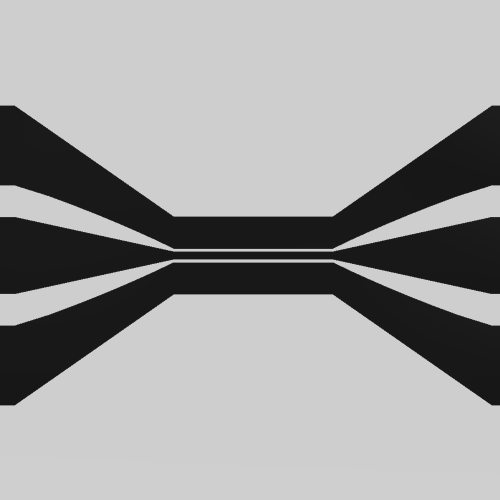
#> input picture projects/mathias_f_cpw/CPW TEP.png, 1000 x 1000 px (shown at 1/2 size)
$ python mathias_f_cpw.py
#> lines starting #> are read from the running program, lines starting #| are printed output that depends on the picture; after the words box and inside, x2 and y2 are one past the last pixel; in counts of white or black regions, pixels touching at a corner belong together
### rectangulize.py
import numpy as np
import matplotlib.pyplot as plt
# import cv2
import numba as nb

dtype = np.dtype('i1')

# [74 lines left out: functions rectangle, rectangle_area_matrix, update_rec_A_mat, rectangulize, not called in this run]

def find_first(item, vec):
    for i in range(len(vec)):
        if item == vec[i]:
            return i
    return -1


def find_object_level_interval(line,interval = [],index = 0):

    first = find_first(1,line)

    if first==-1:

        return np.array(interval)
    else:

        end = find_first(0,line[first:])
        if end == -1:
            end = line[first:].shape[0]

        interval.append([index+first,end])
        index = first+end+index
        return find_object_level_interval(line[first+end:],interval = interval,index = index)

# [19 lines left out: function rectangulize_oli, not called in this run]

def rectangulize_oli_horizontal_grouping(pattern):
    pattern = pattern.T
    ibr = []

    for k in range(pattern.shape[0]):
        line_rects = []

        if np.sum(pattern[k,:]) !=0:
            oli = find_object_level_interval(pattern[k,:],interval = [],index = 0)

            # intervals = []

            for i in range(oli.shape[0]):
                # ibr.append((k,oli[i][0],k+1,oli[i][1]))
                rect = (k,oli[i][0],k,oli[i][1]+oli[i][0]-1)
                line_rects.append(rect)


        ibr.append(line_rects)

    # iterate neighboring lines and group identical rectangles
    for ii in range(pattern.shape[0] - 1):
        line1_new = []
        line2_new = []
        line1 = ibr[ii]
        line2 = ibr[ii+1]
        rect2_partner_found = [False for _ in range(len(line2))]
        for rect1 in line1:
            rect1_partner_found = False
            for r2idx, rect2 in enumerate(line2):
                # check if rectangles can be grouped
                if rect1[1] == rect2[1] and rect1[3] == rect2[3]:
                    line2_new.append((rect1[0], rect1[1], rect2[2], rect2[3]))
                    rect2_partner_found[r2idx] = True
                    rect1_partner_found = True
            if not rect1_partner_found:
                line1_new.append(rect1)
        for r2idx, rect2_partner_found in enumerate(rect2_partner_found):
            if not rect2_partner_found:
                line2_new.append(line2[r2idx])
        ibr[ii] = line1_new
        ibr[ii+1] = line2_new

    # delete empty lines
    flat_ibr = []
    for entry in ibr:
        for rect in entry:
            flat_ibr.append(rect)
    return flat_ibr


# [10 lines left out: function accurate_rectangulize, not called in this run]

# [122 lines that do not run on import are left out]


### generate_pattern.py
import numpy as np
import matplotlib.pyplot as plt
from rectangulize import rectangulize, rectangulize_oli, dtype, rectangulize_oli_horizontal_grouping
from raycasting import points_in_closed_curve, points_in_closed_curve_rows
import numba as nb
import matplotlib.patches as patches
from PIL import Image, ImageDraw, ImageFont

# @nb.njit
def circle(t, x0, y0, r):
    x = r * np.cos(2 * np.pi * t +0.1) + x0
    y = r * np.sin(2 * np.pi * t +0.1) + y0
    return x, y

# [15 lines left out: functions ellipse, polygon, not called in this run]


class Pattern:
    def __init__(self, x_size, y_size, step_size, pattern_name="pattern_name", increment=1,
                 dwell_time=100, algo="obj_lvl_interval"):
        if type(step_size) == float or type(step_size) == int:
            step_size = np.array([step_size, step_size])
        self.step_size = step_size

        if algo == "obj_lvl_interval":
            self.rectangulize_func = rectangulize_oli_horizontal_grouping
        elif algo == "descending_largest":
            self.rectangulize_func = rectangulize
        self.x_size = x_size
        self.y_size = y_size
        self.pattern_name = pattern_name
        self.increment = increment
        self.dwell_time = dwell_time
        self.pattern_header = self.generate_pattern_header()
        counts = np.array([y_size / step_size[1], x_size / step_size[0]], dtype=float)
        rounded_counts = np.rint(counts)
        counts = np.where(
            np.isclose(counts, rounded_counts, rtol=1e-12, atol=1e-9),
            rounded_counts,
            np.floor(counts),
        )
        self.pat_shape = counts.astype(int)
        self.x_ax = step_size[0] * np.arange(self.pat_shape[1])
        self.y_ax = step_size[1] * np.arange(self.pat_shape[0])
        self.XY_meshgrid = np.meshgrid(self.x_ax, self.y_ax)
        self.pattern = np.zeros(shape=self.pat_shape, dtype=dtype)
        self.shapes = []
        self.rects = []
        self.rects_updated = True
        self.pat_file_string = ""
        self.pat_file_string_updated = True

    def visualize(self, rectangulize=True):
        if not self.rects_updated and rectangulize:
            self.rectangulize()
        fig, ax = plt.subplots()
        ax.pcolor(self.x_ax, self.y_ax, self.pattern, cmap="Greys", vmin=-0.3, vmax=1.5)

        #plot rectangles
        colors = plt.cm.get_cmap("prism", len(self.rects))
        for idx, rec_coords in enumerate(self.rects):
            rect = patches.Rectangle([rec_coords[0], rec_coords[1]], rec_coords[2] - rec_coords[0], rec_coords[3] - rec_coords[1], linewidth=1,
                                      edgecolor=colors(idx), facecolor="None", alpha=0.5, hatch="xxx")
            ax.add_patch(rect)

        #plot shapes
        for parametrization, args in self.shapes:
            plt.plot(*parametrization(np.linspace(0, 1, 100), *args), color="k")

        plt.xlabel("x")
        plt.ylabel("y")
        plt.axis('equal')
        fig.tight_layout()
        plt.savefig("plot.png", dpi=1000)
        plt.show()

    def translate_coords(self, rec_coords):
        x1 = self.x_ax[rec_coords[0]] - self.step_size[0] / 2
        y1 = self.y_ax[rec_coords[1]] - self.step_size[1] / 2
        x2 = self.x_ax[rec_coords[2]] + self.step_size[0] / 2
        y2 = self.y_ax[rec_coords[3]] + self.step_size[1] / 2
        return np.array([x1, y1, x2, y2])

    def add_parametrized_shape(self, parametrization, *args, boolean_operation="add"):
        self.shapes.append([parametrization, args])
        parametrization_ = lambda t: parametrization(t, *args)
        # numba kernel over all rows; identical to stacking points_in_closed_curve per row
        res = points_in_closed_curve_rows(self.x_ax, self.y_ax, parametrization_)
        allowed_types = ["add", "subtract"]
        if boolean_operation not in allowed_types:
            raise Exception(f"Boolean operation {boolean_operation} not allowed. only {allowed_types} are valid.")
        if boolean_operation == "add":
            self.pattern = self.pattern | res
        elif boolean_operation == "subtract":
            self.pattern = self.pattern & ~res
        self.rects_updated = False
        self.pat_file_string_updated = False

    def rectangulize(self):
        rects = self.rectangulize_func(self.pattern)

        # fig,ax = plt.subplots(dpi = 300)
        # ax.pcolormesh(np.arange(self.pattern.shape[1]),np.arange(self.pattern.shape[0]),self.pattern)

        # np.savetxt("ente.txt",self.pattern)

        translated_rects = []
        for rect in rects:
            translated_rects.append(self.translate_coords(rect))
        self.rects = translated_rects
        self.rects_updated = True

    def export_pattern(self, complete=False, export=False, offsetx=0, offsety=0):
        if not self.rects_updated:
            self.rectangulize()
        if not self.pat_file_string_updated:
            pat_string = ""
            for rect in self.rects:
                rounded_rect = np.round(rect).astype(int)
                rounded_rect[0] += offsetx
                rounded_rect[1] += offsety
                rounded_rect[2] += offsetx
                rounded_rect[3] += offsety
                pat_string += "RECT " + str(rounded_rect[0]) + ", " + str(rounded_rect[1]) + ", " + str(rounded_rect[2]) + ", " + str(rounded_rect[3]) + "\n"
            # if complete:
            #     pat_string = self.pattern_header + pat_string + "\nEND"
            self.pat_string = pat_string
        if complete:
            result = self.pattern_header + self.pat_string + "END"
        else:
            result = self.pat_string
        if export:
            with open(self.pattern_name + '.txt', 'w') as f:
                f.write(result)
        return result

    def generate_pattern_header(self):
        header = ""
        header += "D " + self.pattern_name + "\n"
        header += "I " + str(int(self.increment)) + "\n"
        header += "C " + str(int(self.dwell_time)) + "\n"
        return header

    # [23 lines left out: function verify_rectangulization, not called in this run]

class Lattice:
    # [74 lines left out: functions __init__, find_x_y_aligned_unit_cell, not called in this run]

    def check_ecp_array_compatability(self):
        return self.a1[1] == 0.0

    # [44 lines left out: functions find_x_y_UC_lattice_size, plot_lattice_vecs, not called in this run]

    def vec_in_bulk_uc(self, vec, offset=0):
        tol = max(self.A_x[0], self.A_y[1]) * 1e-7 + offset
        return (- tol <= vec[0] <= self.A_x[0] + tol) and (- tol <= vec[1] <= self.A_y[1] + tol)

    # [106 lines left out: functions generate_unit_cells, generate_patterns, generate_finite_lattice, not called in this run]


class Text:
    # [36 lines left out: functions __init__, generate_text_pattern, not called in this run]


# [55 lines that do not run on import are left out]


    # [18 lines of commented-out code are left out]

### raycasting.py
import numpy as np
import numba as nb
# import matplotlib.pyplot as plt

# @nb.njit
# [30 lines left out: function points_in_closed_curve, not called in this run]

@nb.njit(cache=True)
def _parity_rows(x, ys, xy_pts):
    # Same crossing test and intersection formula as points_in_closed_curve, for all rows at once.
    out = np.zeros((ys.size, x.size), dtype=np.bool_)
    y_min = xy_pts[:, 1].min()
    y_max = xy_pts[:, 1].max()
    for r in range(ys.size):
        y = ys[r]
        if y < y_min or y > y_max:  # no segment can be crossed: row stays outside
            continue
        for ii in range(1, xy_pts.shape[0]):
            x1, y1 = xy_pts[ii - 1, 0], xy_pts[ii - 1, 1]
            x2, y2 = xy_pts[ii, 0], xy_pts[ii, 1]
            if (y1 > y) != (y2 > y):
                x_intersect = (x1 * y - x1 * y2 - x2 * y + x2 * y1) / (y1 - y2)
                for c in range(x.size):
                    if x[c] >= x_intersect:
                        out[r, c] = not out[r, c]
    return out


def points_in_closed_curve_rows(x, ys, curve, num_samples=100):
    """Boolean mask[len(ys), len(x)]; identical to stacking points_in_closed_curve(x, y, curve)
    for every y in ys (cast to bool), but evaluated in one numba kernel."""
    t_values = np.linspace(0, 1, num_samples)
    xy_pts = np.ascontiguousarray(np.array(curve(t_values), dtype=np.float64).T)
    return _parity_rows(np.asarray(x, dtype=np.float64), np.asarray(ys, dtype=np.float64), xy_pts)


# [15 lines that do not run on import are left out]


    # [11 lines of commented-out code are left out]

### projects/mathias_f_cpw/mathias_f_cpw.py
from generate_pattern import Pattern, circle, ellipse
from math import pi
from PIL import Image
import numpy as np
import matplotlib.pyplot as plt


im_frame = Image.open('CPW TEP.png')
#> im_frame is the input picture: PIL image 1000x1000 RGB; mean R, G, B 159.2, 159.3, 159.2
np_frame = np.mean(np.array(im_frame), axis=2)

bool_arr = np_frame < np.mean(np_frame)
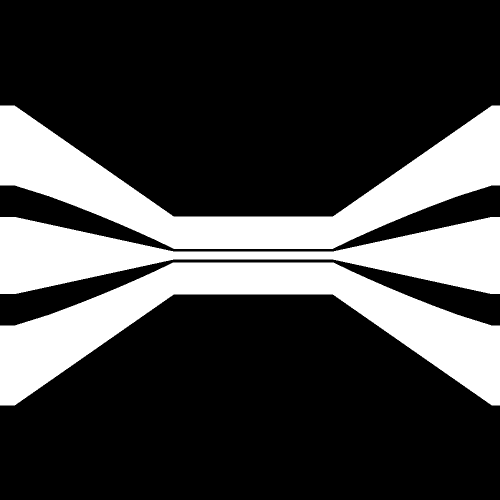
#> bool_arr: shape (1000, 1000) bool (shown at 1/2 size); 25.9% white; 3 white regions, box (x1, y1, x2, y2) and area: (0, 211, 1000, 498) 96349, (0, 525, 1000, 811) 96031, (0, 434, 1000, 588) 66437
bool_arr = bool_arr.astype(np.int8)

px_pitch = 150


size = 1e4

# intitialize pattern object
pattern = Pattern(px_pitch*bool_arr.shape[0], px_pitch*bool_arr.shape[1], px_pitch)
pattern.pattern = bool_arr

# add a zero-radius dummy circle to trigger rectangulization
pattern.add_parametrized_shape(circle, 8e3, 18e3, 0)

# plot
pattern.visualize()
#> in rectangulize_oli_horizontal_grouping, `pattern = pattern.T`:
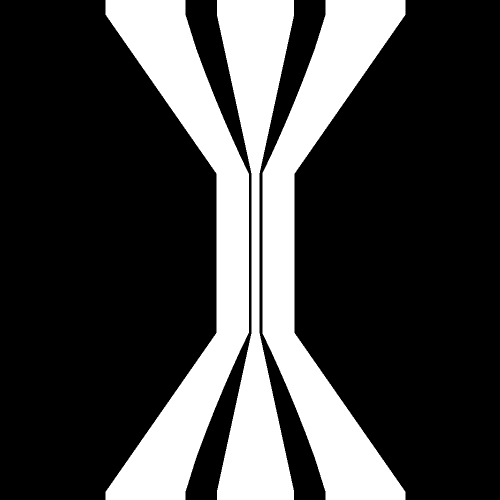
#> pattern: shape (1000, 1000) int8 (shown at 1/2 size); values 0 (black) and 1 (white), 25.9% white; 3 white regions, box (x1, y1, x2, y2) and area: (211, 0, 498, 1000) 96349, (525, 0, 811, 1000) 96031, (434, 0, 588, 1000) 66437
#> the loop in rectangulize_oli_horizontal_grouping, `for k in range(pattern.shape[0]):` made 1000 passes
#> oli on passes 1 to 12: [[211, 160], [434, 154], [651, 160]], [[211, 160], [434, 154], [651, 160]], [[211, 160], [434, 154], [651, 160]], [[211, 160], [434, 154], [651, 160]], [[211, 160], [434, 154], [651, 160]], [[211, 160], [434, 154], [651, 160]], [[211, 160], [434, 154], [651, 160]], [[211, 160], [434, 154], [651, 160]], [[211, 160], [434, 154], [651, 160]], [[211, 160], [434, 154], [651, 160]], [[211, 160], [434, 154], [651, 160]], [[211, 160], [434, 154], [651, 160]]
#> oli on passes 61 to 66: [[233, 148], [441, 141], [641, 148]], [[233, 148], [441, 140], [641, 148]], [[234, 147], [441, 140], [641, 147]], [[235, 147], [441, 140], [640, 147]], [[236, 146], [441, 140], [640, 147]], [[236, 146], [442, 138], [640, 146]]
#> after the loop in rectangulize_oli_horizontal_grouping, `for k in range(pattern.shape[0]):`: ibr = 1000 items
#> the loop in rectangulize_oli_horizontal_grouping, `for entry in ibr:` made 1000 passes
#> entry on passes 1 to 3: [], [], []
#> the loop in rectangulize, `for rect in rects:` made 1221 passes
#> rect on passes 1 to 3: (0, 211, 29, 370), (0, 651, 29, 810), (30, 212, 30, 370)
#> the loop in visualize, `for idx, rec_coords in enumerate(self.rects):` made 1221 passes
#> rec_coords on passes 1 to 3: [-75, 31575, 4425, 55575], [-75, 97575, 4425, 121575], [4425, 31725, 4575, 55575]
#> in visualize, `plt.savefig("plot.png", dpi=1000)`:
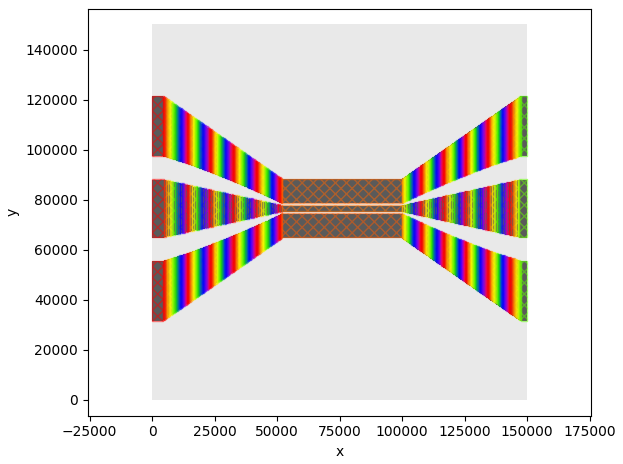
#> figure drawn by matplotlib, 1 panel

# generate .pat string
print(pattern.export_pattern(complete=True, export=True))
#> the loop in export_pattern, `for rect in self.rects:` made 1221 passes
#> (printed output is left out)
